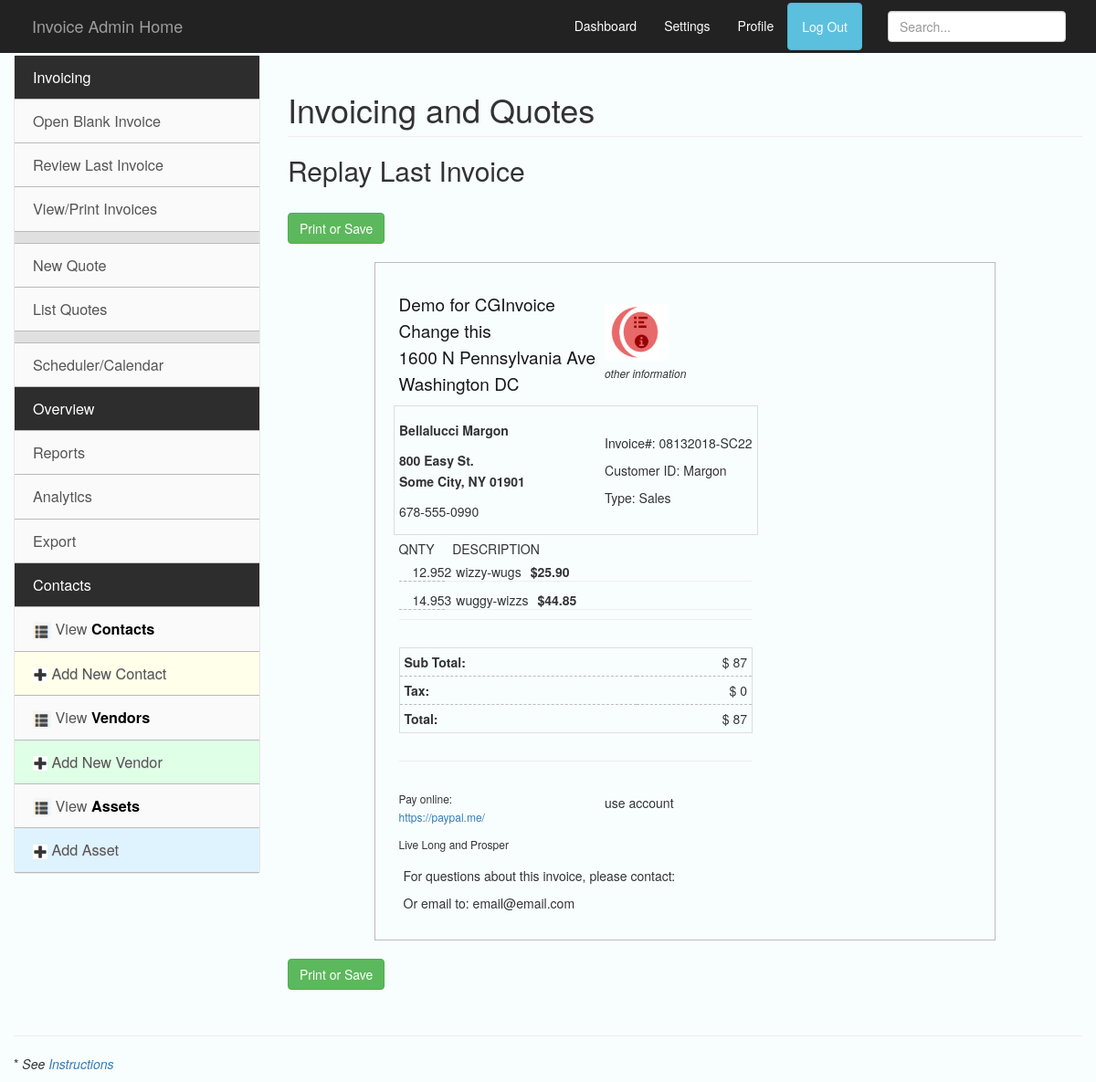
The app's page /last-template.php (signed in) with its own data.
### tables this page shows
CREATE TABLE `tsw_settings` (
  `id` int(6) NOT NULL,
  `theme_url` varchar(250) NOT NULL,
  `server_email` varchar(250) NOT NULL,
  `det_name` varchar(250) NOT NULL,
  `det_moniker` varchar(250) NOT NULL,
  `comp_addr` varchar(250) NOT NULL,
  `comp_city` varchar(250) NOT NULL,
  `comp_phone` varchar(250) NOT NULL,
  `comp_slogan` varchar(250) NOT NULL,
  `comp_payUrl` varchar(1250) NOT NULL,
  `comp_payquest` varchar(250) NOT NULL,
  `comp_email` varchar(250) NOT NULL,
  `disclaimer` varchar(1250) NOT NULL,
  `mytime_zone` varchar(10) NOT NULL
);

CREATE TABLE `cginvoice` (
  `id` int(6) NOT NULL,
  `name` varchar(25) NOT NULL DEFAULT '',
  `phone` varchar(16) DEFAULT NULL,
  `address` varchar(225) DEFAULT NULL,
  `date` varchar(30) DEFAULT NULL,
  `invnum` varchar(25) DEFAULT NULL,
  `cust` varchar(12) DEFAULT NULL,
  `model` varchar(50) DEFAULT NULL,
  `work` text NOT NULL,
  `sub` int(7) DEFAULT NULL,
  `tax` int(7) DEFAULT NULL,
  `total` int(11) DEFAULT NULL,
  `paid` varchar(50) DEFAULT NULL,
  `status` tinyint(1) NOT NULL DEFAULT '0'
);

### print-settings.php (called while the page is built, shortened)
<?php
include 'inc/db.php';
 $sql = ("SELECT * FROM  tsw_settings ORDER BY `id` DESC LIMIT 1");
      foreach ($dbh->query($sql) as $row) {
$comp_name     = $row['det_name'];
$comp_moniker  = $row['det_moniker'];
$comp_addr     = $row['comp_addr'] ;
$comp_city     = $row['comp_city'];
$comp_slogan   = $row['comp_slogan'];
$comp_payUrl   = $row['comp_payUrl'];
$comp_email    = $row['comp_email'];
$disclaimer    = $row['disclaimer'];
}
?>

### last-template.php (the view, shortened to what this page needs)
<?php
include('header-print.php');
?>
<div id="print-noprint">
    <h1 class="page-header">Invoicing and Quotes</h1>
    <h2 class="sub-heading">Replay Last Invoice</h2>
<br />
</div>
            <?php
include('print-settings.php');
include_once('inc/db.php');
    $query = ("SELECT * FROM cginvoice ORDER BY id DESC LIMIT 1");
        foreach ($dbh->query($query) as $row) {
?>
<div class="table-responsive">
    <div id="printbody">
        <table class="printable"><tbody>
        <tr>
        <td><h4><?php echo $comp_name; ?></h4>
            <h4><?php echo $comp_moniker; ?></h4>
            <h4><?php echo $comp_addr; ?></h4>
            <h4><?php echo $comp_city; ?></h4>
        </td>
        <td><figure><img alt="AZFB" src="img/logo.png" border="0" height="62" /></figure>
            <small><em><?php echo $comp_slogan; ?></em></small>
        </td>
        </tr>
        <tr class="marg-tm1 boxed">
        <td><h5><?php echo $row['name']; ?></h5>
            <h5 id="text_wrap"><?php $address = str_replace("\n", '<br />',
                                     $row['address']); echo $address; ?></h5>
            <p><?php echo $row['phone']; ?></p>
        </td>
        <td><p><?php echo $row['date']; ?></p>
            <p>Invoice#: <?php echo $row['invnum']; ?></p>
            <p>Customer ID: <?php echo $row['cust']; ?></p>
            <p>Type: <?php echo $row['model']; ?></p>
        </td>
        </tr>
        <tr id="mid-text">
        <td colspan=2><label>QNTY </label> &nbsp; &nbsp; <label> DESCRIPTION</label>
        <div id="text_wrap">
        <div class="twrow">
        <?php $work = $row['work'];
              $a = array( '\n', '<b>', );
              $b = array('<br/>', '<b class="float-right">' );
              $works = str_replace($a, $b, $work );
        echo $works; ?>
        </div>
        </div> <br>
        </td>
        </tr>
        <tr>
        <td colspan="2" class="td2"><table class="subtable">
            <tr><td>Sub Total: </td>
                <td>$ <?php echo $row['sub']; ?></td></tr>
            <tr><td>Tax: </td>
                <td>$ <?php echo $row['tax']; ?></td></tr>
            <tr><td>Total: </td>
                <td>$ <?php echo $row['total']; ?></td></tr>
            </table>
        </td>
        </tr>
        <tr><td colspan="2" class="td2"><hr></td></tr>
        <tr>
        <td><small>Pay online:<br><a target="_blank" title="opens in new window" href="<?php echo $comp_payUrl; ?>">
        <?php echo $comp_payUrl; ?></a></small></td>
        <td><p><?php echo $row['paid']; ?></p></td>
        </tr>
        <tr>
        <td colspan="2" class="td2"><small><?php echo $disclaimer; ?></small></td>
        </tr>
        <tr>
        <td colspan="2" class="td2">
            <table><tr><td>For questions about this invoice, please contact: <?php echo $comp_payquest; ?></td></tr>
            <tr><td>Or email to: <?php echo $comp_email; ?></td></tr>
            </table>
        </td>
        </tr>
        </tbody></table>
    </div>
<br>
        <div id="print-noprint">
        <?php } ?>
        <p>&nbsp;</p>
        </div>
</div>
<?php include('footer-print.php'); ?>

### header-print.php (shortened to what this page needs)
<!DOCTYPE html>
<html lang="en">
<head>
    <link href="inc/css/bootstrap.min.css" rel="stylesheet">
    <link href="printstyles.css" rel="stylesheet">
</head>
<body>
<div class="container-fluid">
<nav class="navbar navbar-inverse navbar-fixed-top">
    <div class="navbar-header">
            <a class="navbar-brand" href="index.php">Invoice Admin Home</a>
    </div>
        <div id="navbar" class="navbar-collapse collapse">
          <ul class="nav navbar-nav navbar-right">
            <li><a href="index.php">Dashboard</a></li>
            <li><a href="">Settings</a></li>
            <li><a href="#">Profile</a></li>
            <li><a class="btn btn-info" href="inc/logout.php">Log Out</a></li>
          <li>
              <form class="navbar-form">
                  <input type="text" class="form-control" placeholder="Search...">
              </form>
          </li>
          </ul>
        </div>
</nav>
</div>
<div class="page-container">
    <div class="container-fluid">
        <div class="row">
            <div class="col-sm-3">
                <?php include('side-menu.php'); ?>
            </div>
                <div class="col-sm-9">

### side-menu.php (shortened to what this page needs)
<div class="sidebar-nav">
  <div class="navbar navbar-default" role="navigation">
    <div class="navbar-collapse collapse sidebar-navbar-collapse">
      <ul class="nav nav-sidebar">
        <li class="active"><a href="#">Invoicing</a></li>
        <li><a href="inv-template.php">Open Blank Invoice</a></li>
        <li><a href="last-template.php">Review Last Invoice</a></li>
        <li><a href="list-template.php">View/Print Invoices</a></li>
        <li class="iheader"><span class="fa fa-tag marg-l1f"></span> </li>
        <li><a href="quote-template.php">New Quote</a></li>
        <li><a href="quote-list.php">List Quotes</a></li>
        <li class="iheader"><span class="fa fa-tag marg-l1f"></span> </li>
        <li><a href="scheduler/">Scheduler/Calendar</a></li>
      </ul>
      <ul class="nav nav-sidebar">
        <li class="active"><a href="#">Overview </a></li>
        <li><a href="reports.php">Reports</a><span class="sr-only">reports</span></li>
        <li><a href="monthly.php">Analytics</a></li>
        <li><a href="export.php">Export</a></li>
      </ul>
      <ul class="nav nav-sidebar">
        <li class="active"><a href="#">Contacts</a></li>
        <li><a href="contacts-list.php"><img class="list" src="img/list.png"
        alt="list"/> View <b>Contacts</b></a></li>
        <li class="bgy"><a href="contacts-template.php"><img class="add" src="img/plus.png"
        alt="add"/> Add New Contact</a></li>
        <li><a href="vendors-list.php"><img class="list" src="img/list.png"
        alt="list"/> View <b>Vendors</b></a></li>
        <li class="bgg"><a href="vendors-template.php"><img class="add" src="img/plus.png"
        alt="add"/> Add New Vendor</a></li>
        <li><a href="clients-list.php"><img class="list" src="img/list.png"
        alt="list"/> View <b>Assets</b></a></li>
        <li class="bgb"><a href="clients-template.php"><img class="add" src="img/plus.png"
        alt="add"/> Add Asset</a></li>
      </ul>
    </div>
  </div>
</div>

### footer-print.php (shortened to what this page needs)
       </div>
    </div>
  </div>
</div>
<div id="print-noprint">
    <footer class="col-lg-12 col-md-12" id="footer">
        <hr>
        <p>* <em>See <a href="bin/docs.html" title="read instructions">Instructions</a></em></p>
    </footer>
</div>
</body>
</html>

### printstyles.css (style rules this page uses)
body { padding-top: 50px; background: #f8fefe; }
.page-container { padding-top: 10px; }
#navbar li a { color: #fdfdfd; }
.navbar-fixed-top { border: 0; padding: 3px 20px; }
.navbar-form { padding: 1px 2em; }
.nav-sidebar a { font-size: 1.1582em; color: #555555; padding: 10px; background-color: #fafafa; }
.nav-sidebar > li > a { padding-right: 20px; padding-left: 20px; }
.nav-sidebar > .active > a, .nav-sidebar > .active > a:hover, .nav-sidebar > .active > a:focus { color: #fff !important; background-color: #2d2d2d; }
.nav-sidebar li { border-bottom: thin solid #bababa; }
.nav-sidebar li img.list { height: 20px; width: 20px; }
.nav-sidebar li img.add { height: 16px; width: 16px; }
.nav-sidebar li a b { color: #000; }
.nav-sidebar li.bgy a { background: #ffffea; text-shadow: 0 1px 1px #ddd; }
.nav-sidebar li.bgb a { background: #dff3ff; text-shadow: 0 1px 1px #ddd; }
.nav-sidebar li.bgg a { background: #dfffe6; text-shadow: 0 1px 1px #ddd; }
.iheader { margin: 0; padding: 6px 20px; background: #e0e0e0; }
@media (min-width: 768px) { .sidebar-nav .navbar .navbar-collapse { padding: 0; max-height: none; } }
@media (min-width: 768px) { .sidebar-nav .navbar ul { float: none; } }
@media (min-width: 768px) { .sidebar-nav .navbar li { float: none; display: block; } }
@media (min-width: 768px) { .sidebar-nav .navbar li a { padding-top: 12px; padding-bottom: 12px; } }
.marg-tm1 { margin-top: -3em; }
h4 { color:#181818; font-size:18px; line-height:1em; }
#text_wrap { word-wrap: break-word; }
.twrow { border-bottom: 1px solid #eee; text-align: justify; display: block; }
#printbody { margin-top: 0; max-width: 680px; border: 1px solid #bbb; padding: 20px; }
#printbody td { min-width: 48%; margin: 10px 0; padding: 10px .6%; }
.boxed { border: thin solid #bbb; }
.boxed h5 { font-weight: 700; line-height: 1.67; }
#printbody label { font-weight: normal; border-bottom: none; }
.twrow p { border-bottom: 1px solid #eee; }
.twrow p span { % margin-left: 3.67em; }
.twrow p > b em { min-width: 50px; border-bottom: 1px dashed #bbb; font-weight: 300; font-style: normal; float: left; text-align: right; }

### header-print.php (style rules this page uses)
#printbody { border:1px solid #bbb;margin:20px auto 0;padding:20px; }
#printbody td { margin:10px 0;padding:5px; }
#printbody figure { position:relative;top:0;margin-bottom:.25em; }
#printbody .twrow p span,#printbody .twrow p b { margin:0 5px; }
.boxed { border:thin solid #ddd; }
small { font-size:12px;margin-right:1em; }
table.subtable { width:100%;border:thin solid #ddd; }
table.subtable tr { border-bottom:thin dashed #bbb; }
table.subtable tr td:first-child { text-align:left;font-weight:700; }
h4 { font-size:19px; }
table.subtable tr td:last-child,.subtable tr > td { text-align:right; }

### records on screen
cginvoice: name "Bellalucci Margon", address "800 Easy St. Some City, NY 01901", phone "678-555-0990", invnum "08132018-SC22", cust "Margon", model "Sales", work "2 wizzy-wugs 12.95 $25.90 3 wuggy-wizzs 14.95 $44.85", sub "87", tax "0", total "87", paid "use account"
tsw_settings: det_name "Demo for CGInvoice", det_moniker "Change this", comp_addr "1600 N Pennsylvania Ave", comp_city "Washington DC", comp_slogan "other information", comp_payUrl "https://paypal.me/", disclaimer "Live Long and Prosper", comp_email "email@email.com"
